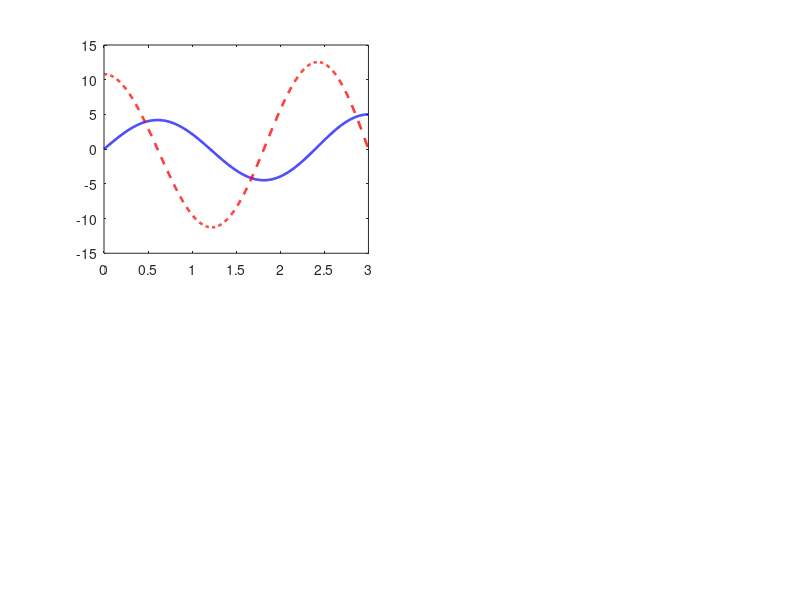

Reproduce this figure in MATLAB. (Note: this script raises an error after producing the figure.)
clear; clc; close all;

omega = 2.8284;

t = linspace(0, 3, 1000);

coef = 0.5;
phi1 = -29.804 * cos(omega*t);
phi2 = 10.537 * sin(omega*t);

u = coef * phi2;

x1 = -0.93138*cos(omega*t).*t+4.151*sin(omega*t);
x2 = 10.81*cos(omega*t) + 2.6344*sin(omega*t).*t;

J = cumtrapz(t, u.^2);

figure('Position',[100,100,1200,800]);

subplot(2,2,1);
plot(t, x1, 'b-', 'LineWidth', 1.8); hold on;
plot(t, x2, 'r--', 'LineWidth', 1.8);
yline(5, '--k', 'LineWidth', 1.2);
yline(0, ':k', 'LineWidth', 1.2);

plot(3, x1(end), 'bo', 'MarkerSize', 8, 'MarkerFaceColor','b');
plot(3, x2(end), 'ro', 'MarkerSize', 8, 'MarkerFaceColor','r');
xlabel('t'); ylabel('x_1(t), x_2(t)');
title('Состояния x_1(t) и x_2(t)');
legend('x_1(t)', 'x_2(t)', 'x_1=5', 'x_2=0', 'Location','best');
grid on;

subplot(2,2,2);
plot(t, u, 'm-', 'LineWidth', 2);
xlabel('t'); ylabel('u(t)');
title(['Оптимальное управление u(t) = ', num2str(coef), '\phi_2(t)']);
grid on;

subplot(2,2,3);
plot(t, J, 'k-', 'LineWidth', 2);
xlabel('t'); ylabel('J(t) = \int_0^t u^2 d\tau');
title(['Критерий качества J(t),  J(3) = ', num2str(J(end), '%.6f')]);
grid on;

subplot(2,2,4);
plot(x1, x2, 'g-', 'LineWidth', 1.8); hold on;
plot(x1(1), x2(1), 'go', 'MarkerFaceColor','g', 'MarkerSize',8);
plot(x1(end), x2(end), 'ro', 'MarkerFaceColor','r', 'MarkerSize',8);
text(x1(1), x2(1), '  (0,0)', 'FontSize',10, 'VerticalAlignment','bottom');
text(x1(end), x2(end), sprintf('  (5,0)\n  t=%.1f', t(end)), ...
      'FontSize',10, 'VerticalAlignment','bottom');
xlabel('x_1'); ylabel('x_2');
title('Фазовая траектория');
grid on; axis equal;

sgtitle('Оптимальное управление по решению Maple', ...
        'FontSize',14, 'FontWeight','bold');

fprintf('Конечные значения:\n');
fprintf('x1(3) = %.6f (должно быть 5)\n', x1(end));
fprintf('x2(3) = %.6f (должно быть 0)\n', x2(end));
fprintf('u(3) = %.6f\n', u(end));
fprintf('J(3) = %.6f\n', J(end));